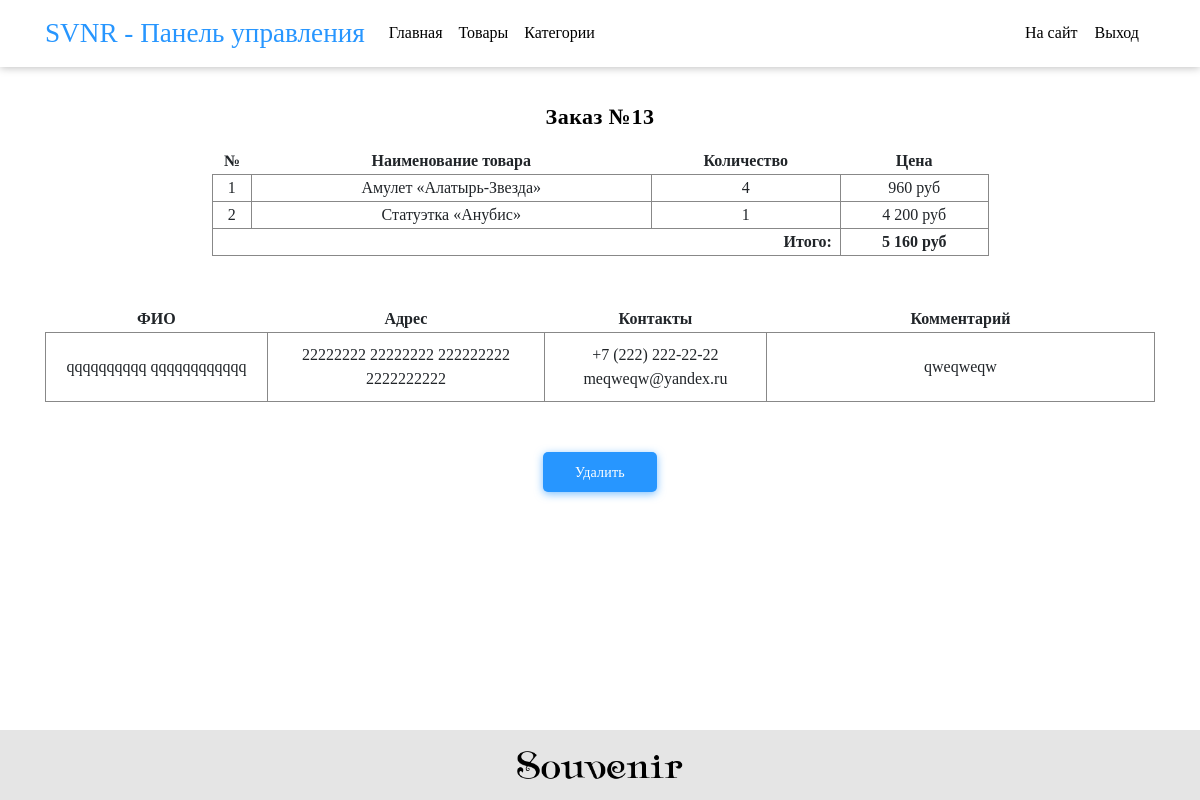
Screenshot of /OnlineShop/admin/view-order.php?id=13 (signed in) with the database file from the repository.
### tables this page shows
CREATE TABLE `products_orders` (
  `id` int(11) NOT NULL,
  `orderID` int(11) NOT NULL,
  `productTitle` varchar(50) NOT NULL,
  `productCount` int(11) NOT NULL,
  `productPrice` int(11) NOT NULL
);

CREATE TABLE `clients` (
  `clientID` int(11) NOT NULL,
  `clientName` varchar(50) NOT NULL,
  `clientSurname` varchar(50) NOT NULL,
  `clientPhone` varchar(18) NOT NULL,
  `clientMail` varchar(50) NOT NULL
);

CREATE TABLE `orders` (
  `orderID` int(11) NOT NULL,
  `orderClient` int(11) NOT NULL,
  `orderDate` datetime NOT NULL,
  `orderAddress` varchar(255) NOT NULL,
  `orderComment` text NOT NULL,
  `orderHash` varchar(50) NOT NULL
);

### OnlineShop/functions/functions.php (called while the page is built)
<?php
function clear($string) {
	$string = strip_tags($string);
	$string = addslashes($string);
	$string = trim($string);
	return $string;
};
function priceValidate($str) {
	return number_format($str, 0, ',', ' ');
}
?>

### OnlineShop/admin/view-order.php (the view, shortened to what this page needs)
<?php
include $_SERVER['DOCUMENT_ROOT'].'/functions/dbHandler.php';
include $_SERVER['DOCUMENT_ROOT'].'/functions/functions.php';
$id = clear($_GET["id"]);
?>
<!DOCTYPE HTML>
<html>
	<head>
	    <link rel="stylesheet" href="/fonts/font-awesome/css/all.css">
		<link rel="stylesheet" href="/css/bootstrap.min.css">
		<link rel="stylesheet" href="/admin/css/style.css">
	</head>
	<body>
		<?php include 'include/header.php'; ?>
		<main>
			<div class="container container-center">
				<?php
					$rows = mysqli_query($link, "SELECT * FROM products_orders WHERE orderID = $id");
					if (mysqli_num_rows($rows) != 0) {
echo ('
						<span class="admin-form-title">Заказ №'.$id.'</span>
						<table class="table-products-container">
							<tr>
								<th>№</th>
								<th>Наименование товара</th>
								<th>Количество</th>
								<th>Цена</th>
							</tr>
');
						$number = 1;
						foreach ($rows as $row) {
							$finalPrice += $row[productPrice];
echo ('
							<tr>
								<td>'.$number.'</td>
								<td>'.$row[productTitle].'</td>
								<td>'.$row[productCount].'</td>
								<td>'.priceValidate($row[productPrice]).' руб</td>
							</tr>
');
							$number += 1;
						}
echo ('
							<tr>
								<td colspan="3" style="text-align:right; font-weight: bold;" class="pr-2">Итого: </td>
								<td style="font-weight: bold;">'.priceValidate($finalPrice).' руб</td>
							</tr>
						</table>
');
						$rowOrder = mysqli_query($link, "SELECT * FROM orders WHERE orderID = $id");
						$rowOrder = mysqli_fetch_array($rowOrder);
						$rowClient = mysqli_query($link, "SELECT * FROM clients WHERE clientID = $rowOrder[orderClient]");
						$rowClient = mysqli_fetch_array($rowClient);
echo ('
						<table class="table-info-container">
							<tr>
								<th class="fio">ФИО</th>
								<th class="address">Адрес</th>
								<th class="contacts">Контакты</th>
								<th class="comment">Комментарий</th>
							</tr>
');
echo ('
							<tr>
								<td class="fio align-items-center">'.$rowClient[clientName].' '.$rowClient[clientSurname].'</td>
								<td class="address">'.$rowOrder[orderAddress].'</td>
								<td class="contacts">'.$rowClient[clientPhone].'<br>'.$rowClient[clientMail].'</td>
								<td class="comment">'.$rowOrder[orderComment].'</td>
							</tr>
						</table>
');
echo ('
						<a href="/admin/main.php" class="delete-order my-button" oID='.$row[orderID].'>Удалить</a>
');
					}
				?>
			</div>
		</main>
		<?php include 'include/footer.php'; ?>
	</body>
</html>

### OnlineShop/admin/css/style.css (style rules this page uses)
.container { align-items: center; }
main { margin-top: 1rem; }
* { font-family: CoFo sans; outline: none; }
a { text-decoration: none!important; cursor: pointer; user-select: none; }
html { height: 100%; overflow-y: scroll; }
body { display: flex; flex-direction: column; height: 100% }
.my-button { display: flex; align-items: center; padding: 0 32px; height: 40px; user-select: none; background-color: #2796FF; cursor: pointer; border: none; box-shadow: 0 2px 8px 0 rgba(39,150,255,.6); border-radius: 5px; font-size: 14px; letter-spacing: .2px; color: #fff; transition: .2s; outline: none; }
.table-products-container { width: 70%; margin-bottom: 50px; }
.table-info-container { width: 100%; margin-bottom: 50px; }
table { text-align: center; }
td { border: 1px solid #888; }
.table-info-container td { padding: 10px 0px; }
.fio { width: 20%; }
.address { width: 25%; }
.contacts { width: 20%; }
.comment { width: 35%; }
.container-center { display: flex; flex-direction: column; justify-content: center; }
.admin-form-title { color: #000; font-size: 22px; font-weight: bold; letter-spacing: .5px; margin-bottom: 15px; }

### rows the page displays
products_orders: productTitle "Амулет «Алатырь-Звезда»", productCount "4", productPrice "960"
products_orders: productTitle "Статуэтка «Анубис»", productCount "1", productPrice "4 200"
clients: clientName "qqqqqqqqqq", clientSurname "qqqqqqqqqqqq", clientPhone "+7 (222) 222-22-22", clientMail "meqweqw@yandex.ru"
orders: orderAddress "22222222 22222222 222222222 2222222222", orderComment "qweqweqw"

### other values shown
$id "13"
priceValidate($finalPrice) "5 160"
